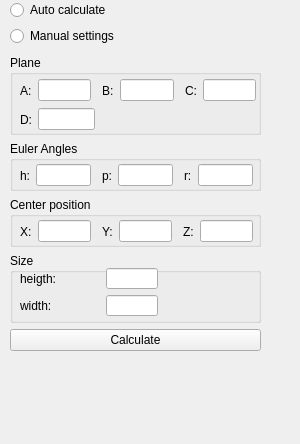
            <widget class="QWidget" name="pageScreen">
             <property name="geometry">
              <rect>
               <x>0</x>
               <y>0</y>
               <width>300</width>
               <height>444</height>
              </rect>
             </property>
             <attribute name="label">
              <string>virt. ProjScreen</string>
             </attribute>
             <widget class="QWidget" name="layoutWidget_8">
              <property name="geometry">
               <rect>
                <x>10</x>
                <y>0</y>
                <width>251</width>
                <height>351</height>
               </rect>
              </property>
              <layout class="QGridLayout" name="gridLayout_3">
               <item row="3" column="0">
                <widget class="QGroupBox" name="groupBox_10">
                 <property name="sizePolicy">
                  <sizepolicy hsizetype="Preferred" vsizetype="Fixed">
                   <horstretch>0</horstretch>
                   <verstretch>0</verstretch>
                  </sizepolicy>
                 </property>
                 <property name="minimumSize">
                  <size>
                   <width>0</width>
                   <height>80</height>
                  </size>
                 </property>
                 <property name="title">
                  <string>Plane</string>
                 </property>
                 <widget class="QWidget" name="layout9_2_2">
                  <property name="geometry">
                   <rect>
                    <x>10</x>
                    <y>21</y>
                    <width>236</width>
                    <height>29</height>
                   </rect>
                  </property>
                  <layout class="QHBoxLayout" name="_13">
                   <item>
                    <widget class="QLabel" name="txtLableX_3_2_5">
                     <property name="text">
                      <string>A:</string>
                     </property>
                     <property name="wordWrap">
                      <bool>false</bool>
                     </property>
                    </widget>
                   </item>
                   <item>
                    <widget class="QLineEdit" name="edtScreenPlaneA_4">
                     <property name="minimumSize">
                      <size>
                       <width>40</width>
                       <height>0</height>
                      </size>
                     </property>
                     <property name="toolTip">
                      <string>plane value A</string>
                     </property>
                     <property name="inputMask">
                      <string comment="nur double-Werte mit Vorzeichen"/>
                     </property>
                     <property name="text">
                      <string/>
                     </property>
                    </widget>
                   </item>
                   <item>
                    <spacer name="spacer4_3_2_2_2_5">
                     <property name="orientation">
                      <enum>Qt::Horizontal</enum>
                     </property>
                     <property name="sizeType">
                      <enum>QSizePolicy::Minimum</enum>
                     </property>
                     <property name="sizeHint" stdset="0">
                      <size>
                       <width>5</width>
                       <height>20</height>
                      </size>
                     </property>
                    </spacer>
                   </item>
                   <item>
                    <widget class="QLabel" name="txtLableY_3_2_5">
                     <property name="text">
                      <string>B:</string>
                     </property>
                     <property name="wordWrap">
                      <bool>false</bool>
                     </property>
                    </widget>
                   </item>
                   <item>
                    <widget class="QLineEdit" name="edtScreenPlaneB_4">
                     <property name="minimumSize">
                      <size>
                       <width>40</width>
                       <height>0</height>
                      </size>
                     </property>
                     <property name="toolTip">
                      <string>plane value B</string>
                     </property>
                     <property name="inputMask">
                      <string/>
                     </property>
                    </widget>
                   </item>
                   <item>
                    <spacer name="spacer4_3_2_3_2_5">
                     <property name="orientation">
                      <enum>Qt::Horizontal</enum>
                     </property>
                     <property name="sizeType">
                      <enum>QSizePolicy::Minimum</enum>
                     </property>
                     <property name="sizeHint" stdset="0">
                      <size>
                       <width>5</width>
                       <height>20</height>
                      </size>
                     </property>
                    </spacer>
                   </item>
                   <item>
                    <widget class="QLabel" name="txtLableZ_3_2_5">
                     <property name="text">
                      <string>C:</string>
                     </property>
                     <property name="wordWrap">
                      <bool>false</bool>
                     </property>
                    </widget>
                   </item>
                   <item>
                    <widget class="QLineEdit" name="edtScreenPlaneC_4">
                     <property name="minimumSize">
                      <size>
                       <width>40</width>
                       <height>0</height>
                      </size>
                     </property>
                     <property name="toolTip">
                      <string>plane value C</string>
                     </property>
                     <property name="inputMask">
                      <string/>
                     </property>
                    </widget>
                   </item>
                  </layout>
                 </widget>
                 <widget class="QWidget" name="layout19">
                  <property name="geometry">
                   <rect>
                    <x>10</x>
                    <y>50</y>
                    <width>80</width>
                    <height>29</height>
                   </rect>
                  </property>
                  <layout class="QHBoxLayout" name="_14">
                   <item>
                    <widget class="QLabel" name="txtLableX_3_2_2_5">
                     <property name="text">
                      <string>D:</string>
                     </property>
                     <property name="wordWrap">
                      <bool>false</bool>
                     </property>
                    </widget>
                   </item>
                   <item>
                    <widget class="QLineEdit" name="edtScreenPlaneD_4">
                     <property name="minimumSize">
                      <size>
                       <width>40</width>
                       <height>0</height>
                      </size>
                     </property>
                     <property name="toolTip">
                      <string>plane value D</string>
                     </property>
                     <property name="inputMask">
                      <string comment="nur double-Werte mit Vorzeichen"/>
                     </property>
                     <property name="text">
                      <string/>
                     </property>
                    </widget>
                   </item>
                   <item>
                    <spacer name="spacer4_3_2_2_2_2_5">
                     <property name="orientation">
                      <enum>Qt::Horizontal</enum>
                     </property>
                     <property name="sizeType">
                      <enum>QSizePolicy::Minimum</enum>
                     </property>
                     <property name="sizeHint" stdset="0">
                      <size>
                       <width>5</width>
                       <height>20</height>
                      </size>
                     </property>
                    </spacer>
                   </item>
                  </layout>
                 </widget>
                </widget>
               </item>
               <item row="5" column="0">
                <widget class="QGroupBox" name="groupBox_11">
                 <property name="sizePolicy">
                  <sizepolicy hsizetype="Preferred" vsizetype="Fixed">
                   <horstretch>0</horstretch>
                   <verstretch>0</verstretch>
                  </sizepolicy>
                 </property>
                 <property name="minimumSize">
                  <size>
                   <width>0</width>
                   <height>50</height>
                  </size>
                 </property>
                 <property name="title">
                  <string>Center position</string>
                 </property>
                 <widget class="QWidget" name="layout9_2">
                  <property name="geometry">
                   <rect>
                    <x>10</x>
                    <y>20</y>
                    <width>233</width>
                    <height>29</height>
                   </rect>
                  </property>
                  <layout class="QHBoxLayout" name="_17">
                   <item>
                    <widget class="QLabel" name="txtLableX_3_2">
                     <property name="text">
                      <string>X:</string>
                     </property>
                     <property name="wordWrap">
                      <bool>false</bool>
                     </property>
                    </widget>
                   </item>
                   <item>
                    <widget class="QLineEdit" name="edtScreenPosX">
                     <property name="minimumSize">
                      <size>
                       <width>40</width>
                       <height>0</height>
                      </size>
                     </property>
                     <property name="toolTip">
                      <string>x-position</string>
                     </property>
                     <property name="inputMask">
                      <string comment="nur double-Werte mit Vorzeichen"/>
                     </property>
                     <property name="text">
                      <string/>
                     </property>
                     <property name="readOnly">
                      <bool>true</bool>
                     </property>
                    </widget>
                   </item>
                   <item>
                    <spacer name="spacer4_3_2_2_2">
                     <property name="orientation">
                      <enum>Qt::Horizontal</enum>
                     </property>
                     <property name="sizeType">
                      <enum>QSizePolicy::Minimum</enum>
                     </property>
                     <property name="sizeHint" stdset="0">
                      <size>
                       <width>5</width>
                       <height>20</height>
                      </size>
                     </property>
                    </spacer>
                   </item>
                   <item>
                    <widget class="QLabel" name="txtLableY_3_2">
                     <property name="text">
                      <string>Y:</string>
                     </property>
                     <property name="wordWrap">
                      <bool>false</bool>
                     </property>
                    </widget>
                   </item>
                   <item>
                    <widget class="QLineEdit" name="edtScreenPosY">
                     <property name="minimumSize">
                      <size>
                       <width>40</width>
                       <height>0</height>
                      </size>
                     </property>
                     <property name="toolTip">
                      <string>y-position</string>
                     </property>
                     <property name="inputMask">
                      <string/>
                     </property>
                     <property name="readOnly">
                      <bool>true</bool>
                     </property>
                    </widget>
                   </item>
                   <item>
                    <spacer name="spacer4_3_2_3_2">
                     <property name="orientation">
                      <enum>Qt::Horizontal</enum>
                     </property>
                     <property name="sizeType">
                      <enum>QSizePolicy::Minimum</enum>
                     </property>
                     <property name="sizeHint" stdset="0">
                      <size>
                       <width>5</width>
                       <height>20</height>
                      </size>
                     </property>
                    </spacer>
                   </item>
                   <item>
                    <widget class="QLabel" name="txtLableZ_3_2">
                     <property name="text">
                      <string>Z:</string>
                     </property>
                     <property name="wordWrap">
                      <bool>false</bool>
                     </property>
                    </widget>
                   </item>
                   <item>
                    <widget class="QLineEdit" name="edtScreenPosZ">
                     <property name="minimumSize">
                      <size>
                       <width>40</width>
                       <height>0</height>
                      </size>
                     </property>
                     <property name="toolTip">
                      <string>z-position</string>
                     </property>
                     <property name="inputMask">
                      <string/>
                     </property>
                     <property name="readOnly">
                      <bool>true</bool>
                     </property>
                    </widget>
                   </item>
                  </layout>
                 </widget>
                </widget>
               </item>
               <item row="6" column="0">
                <widget class="QGroupBox" name="groupBox_12">
                 <property name="sizePolicy">
                  <sizepolicy hsizetype="Preferred" vsizetype="Fixed">
                   <horstretch>0</horstretch>
                   <verstretch>0</verstretch>
                  </sizepolicy>
                 </property>
                 <property name="minimumSize">
                  <size>
                   <width>0</width>
                   <height>70</height>
                  </size>
                 </property>
                 <property name="title">
                  <string>Size</string>
                 </property>
                 <widget class="QWidget" name="layoutWidget_9">
                  <property name="geometry">
                   <rect>
                    <x>10</x>
                    <y>15</y>
                    <width>138</width>
                    <height>48</height>
                   </rect>
                  </property>
                  <layout class="QGridLayout" name="gridLayout_4">
                   <item row="0" column="0">
                    <widget class="QLabel" name="txtLableX_3_2_6">
                     <property name="minimumSize">
                      <size>
                       <width>80</width>
                       <height>0</height>
                      </size>
                     </property>
                     <property name="text">
                      <string>heigth:</string>
                     </property>
                     <property name="wordWrap">
                      <bool>false</bool>
                     </property>
                    </widget>
                   </item>
                   <item row="0" column="1">
                    <widget class="QLineEdit" name="edtScreenH">
                     <property name="minimumSize">
                      <size>
                       <width>40</width>
                       <height>0</height>
                      </size>
                     </property>
                     <property name="toolTip">
                      <string>Screen heigth</string>
                     </property>
                     <property name="inputMask">
                      <string comment="nur double-Werte mit Vorzeichen"/>
                     </property>
                     <property name="text">
                      <string/>
                     </property>
                     <property name="readOnly">
                      <bool>true</bool>
                     </property>
                    </widget>
                   </item>
                   <item row="1" column="0">
                    <widget class="QLabel" name="txtLableX_3_2_3_2">
                     <property name="text">
                      <string>width:</string>
                     </property>
                     <property name="wordWrap">
                      <bool>false</bool>
                     </property>
                    </widget>
                   </item>
                   <item row="1" column="1">
                    <widget class="QLineEdit" name="edtScreenW">
                     <property name="minimumSize">
                      <size>
                       <width>40</width>
                       <height>0</height>
                      </size>
                     </property>
                     <property name="toolTip">
                      <string>Screen width</string>
                     </property>
                     <property name="inputMethodHints">
                      <set>Qt::ImhNone</set>
                     </property>
                     <property name="inputMask">
                      <string comment="nur double-Werte mit Vorzeichen"/>
                     </property>
                     <property name="text">
                      <string/>
                     </property>
                     <property name="readOnly">
                      <bool>true</bool>
                     </property>
                    </widget>
                   </item>
                  </layout>
                 </widget>
                </widget>
               </item>
               <item row="7" column="0">
                <widget class="QPushButton" name="btnScreenCalc">
                 <property name="text">
                  <string>Calculate</string>
                 </property>
                 <property name="shortcut">
                  <string>Alt+C</string>
                 </property>
                </widget>
               </item>
               <item row="0" column="0">
                <widget class="QRadioButton" name="radioBtnAuto">
                 <property name="text">
                  <string>Auto calculate</string>
                 </property>
                </widget>
               </item>
               <item row="1" column="0">
                <widget class="QRadioButton" name="radioBtnManual">
                 <property name="text">
                  <string>Manual settings</string>
                 </property>
                </widget>
               </item>
               <item row="2" column="0">
                <spacer name="verticalSpacer">
                 <property name="orientation">
                  <enum>Qt::Vertical</enum>
                 </property>
                 <property name="sizeHint" stdset="0">
                  <size>
                   <width>20</width>
                   <height>40</height>
                  </size>
                 </property>
                </spacer>
               </item>
               <item row="4" column="0">
                <widget class="QGroupBox" name="groupBox_15">
                 <property name="sizePolicy">
                  <sizepolicy hsizetype="Preferred" vsizetype="Fixed">
                   <horstretch>0</horstretch>
                   <verstretch>0</verstretch>
                  </sizepolicy>
                 </property>
                 <property name="minimumSize">
                  <size>
                   <width>0</width>
                   <height>50</height>
                  </size>
                 </property>
                 <property name="title">
                  <string>Euler Angles</string>
                 </property>
                 <widget class="QWidget" name="layout9_3">
                  <property name="geometry">
                   <rect>
                    <x>10</x>
                    <y>20</y>
                    <width>233</width>
                    <height>29</height>
                   </rect>
                  </property>
                  <layout class="QHBoxLayout" name="_18">
                   <item>
                    <widget class="QLabel" name="txtLableX_3_3">
                     <property name="text">
                      <string>h:</string>
                     </property>
                     <property name="wordWrap">
                      <bool>false</bool>
                     </property>
                    </widget>
                   </item>
                   <item>
                    <widget class="QLineEdit" name="edtScreenEulerH">
                     <property name="minimumSize">
                      <size>
                       <width>40</width>
                       <height>0</height>
                      </size>
                     </property>
                     <property name="toolTip">
                      <string>x-position</string>
                     </property>
                     <property name="inputMask">
                      <string comment="nur double-Werte mit Vorzeichen"/>
                     </property>
                     <property name="text">
                      <string/>
                     </property>
                     <property name="readOnly">
                      <bool>true</bool>
                     </property>
                    </widget>
                   </item>
                   <item>
                    <spacer name="spacer4_3_2_2_3">
                     <property name="orientation">
                      <enum>Qt::Horizontal</enum>
                     </property>
                     <property name="sizeType">
                      <enum>QSizePolicy::Minimum</enum>
                     </property>
                     <property name="sizeHint" stdset="0">
                      <size>
                       <width>5</width>
                       <height>20</height>
                      </size>
                     </property>
                    </spacer>
                   </item>
                   <item>
                    <widget class="QLabel" name="txtLableY_3_3">
                     <property name="text">
                      <string>p:</string>
                     </property>
                     <property name="wordWrap">
                      <bool>false</bool>
                     </property>
                    </widget>
                   </item>
                   <item>
                    <widget class="QLineEdit" name="edtScreenEulerP">
                     <property name="minimumSize">
                      <size>
                       <width>40</width>
                       <height>0</height>
                      </size>
                     </property>
                     <property name="toolTip">
                      <string>y-position</string>
                     </property>
                     <property name="inputMask">
                      <string/>
                     </property>
                     <property name="readOnly">
                      <bool>true</bool>
                     </property>
                    </widget>
                   </item>
                   <item>
                    <spacer name="spacer4_3_2_3_3">
                     <property name="orientation">
                      <enum>Qt::Horizontal</enum>
                     </property>
                     <property name="sizeType">
                      <enum>QSizePolicy::Minimum</enum>
                     </property>
                     <property name="sizeHint" stdset="0">
                      <size>
                       <width>5</width>
                       <height>20</height>
                      </size>
                     </property>
                    </spacer>
                   </item>
                   <item>
                    <widget class="QLabel" name="txtLableZ_3_3">
                     <property name="text">
                      <string>r:</string>
                     </property>
                     <property name="wordWrap">
                      <bool>false</bool>
                     </property>
                    </widget>
                   </item>
                   <item>
                    <widget class="QLineEdit" name="edtScreenEulerR">
                     <property name="minimumSize">
                      <size>
                       <width>40</width>
                       <height>0</height>
                      </size>
                     </property>
                     <property name="toolTip">
                      <string>z-position</string>
                     </property>
                     <property name="inputMask">
                      <string/>
                     </property>
                     <property name="readOnly">
                      <bool>true</bool>
                     </property>
                    </widget>
                   </item>
                  </layout>
                 </widget>
                </widget>
               </item>
              </layout>
             </widget>
            </widget>
